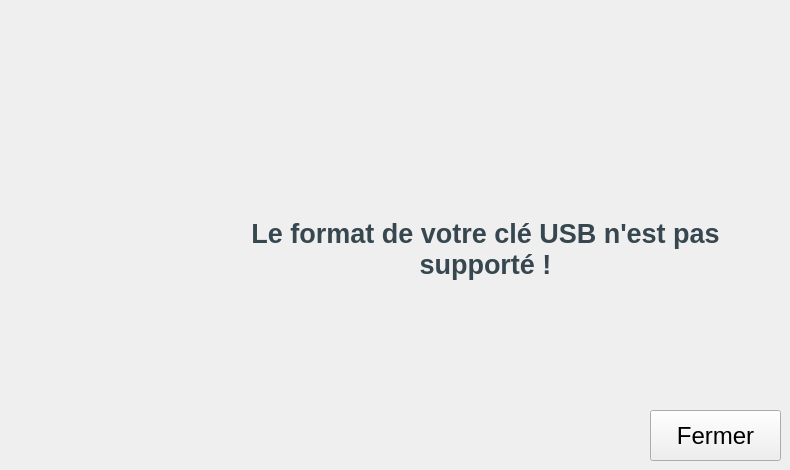
    <widget class="QWidget" name="exception_view">
     <property name="styleSheet">
      <string notr="true">#btn_restart_exceptionView {
	background-color: transparent;
}</string>
     </property>
     <widget class="QLabel" name="img_exception">
      <property name="geometry">
       <rect>
        <x>90</x>
        <y>200</y>
        <width>100</width>
        <height>100</height>
       </rect>
      </property>
      <property name="styleSheet">
       <string notr="true">border-image: url(:/resources/assets/icons/warning.png);</string>
      </property>
      <property name="text">
       <string/>
      </property>
      <property name="alignment">
       <set>Qt::AlignCenter</set>
      </property>
     </widget>
     <widget class="QLabel" name="label_7">
      <property name="geometry">
       <rect>
        <x>0</x>
        <y>0</y>
        <width>80</width>
        <height>80</height>
       </rect>
      </property>
      <property name="styleSheet">
       <string notr="true">image: url(:/resources/assets/USBGuardian.png);</string>
      </property>
      <property name="text">
       <string/>
      </property>
      <property name="alignment">
       <set>Qt::AlignCenter</set>
      </property>
     </widget>
     <widget class="QPushButton" name="btn_restart_exceptionView">
      <property name="geometry">
       <rect>
        <x>740</x>
        <y>10</y>
        <width>32</width>
        <height>32</height>
       </rect>
      </property>
      <property name="maximumSize">
       <size>
        <width>32</width>
        <height>32</height>
       </size>
      </property>
      <property name="styleSheet">
       <string notr="true">border-image: url(:/resources/assets/icons/power.png);</string>
      </property>
      <property name="text">
       <string/>
      </property>
      <property name="flat">
       <bool>true</bool>
      </property>
     </widget>
     <widget class="QPushButton" name="btn_close_exceptionView">
      <property name="geometry">
       <rect>
        <x>650</x>
        <y>410</y>
        <width>131</width>
        <height>51</height>
       </rect>
      </property>
      <property name="font">
       <font>
        <pointsize>18</pointsize>
       </font>
      </property>
      <property name="autoFillBackground">
       <bool>false</bool>
      </property>
      <property name="text">
       <string>Fermer</string>
      </property>
      <property name="checkable">
       <bool>false</bool>
      </property>
      <property name="flat">
       <bool>false</bool>
      </property>
     </widget>
     <widget class="QLabel" name="label_exception_title">
      <property name="geometry">
       <rect>
        <x>200</x>
        <y>210</y>
        <width>571</width>
        <height>78</height>
       </rect>
      </property>
      <property name="font">
       <font>
        <pointsize>20</pointsize>
        <weight>75</weight>
        <bold>true</bold>
       </font>
      </property>
      <property name="styleSheet">
       <string notr="true">color: rgb(55, 71, 79);</string>
      </property>
      <property name="text">
       <string>Le format de votre clé USB n'est pas supporté !</string>
      </property>
      <property name="alignment">
       <set>Qt::AlignCenter</set>
      </property>
      <property name="wordWrap">
       <bool>true</bool>
      </property>
     </widget>
    </widget>
